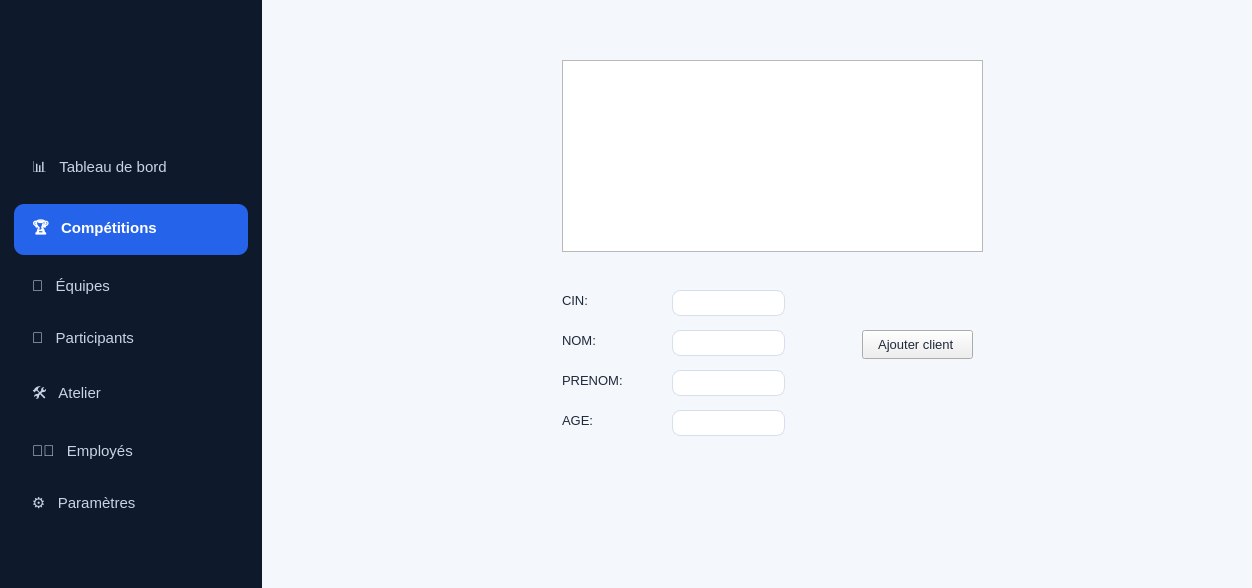
      <widget class="QWidget" name="pageParticipants">
       <property name="styleSheet">
        <string notr="true">/* HackTime - feuille de style de l'application.
   Chargee au demarrage dans main.cpp (voir ressources.qrc). */

* { font-family: 'Segoe UI', 'Inter', 'Arial'; font-size: 13px; color: #1E293B; }
#pageCompetitions, #pageParticipants { background: #F3F6FC; }

/* ---- menu de gauche */
#sidebarPart { background: #0E1A2B; }
#sidebarPart QLabel { color: white; }
#sidebarPart QPushButton { text-align: left; padding: 12px 18px; border: none; border-radius: 10px;
    color: #C9D3E3; font-size: 15px; background: transparent; }
#sidebarPart QPushButton:hover { background: rgba(255, 255, 255, 0.07); color: #FFFFFF; }
#sidebarPart QPushButton:checked { background: #2563EB; color: #FFFFFF; font-weight: 700; }

/* ---- barre du haut */
#topbarComp { background: white; }
#topSearchComp { background: #EAF1FC; border: 1px solid #D5E1F5; border-radius: 8px; padding: 9px 12px; }
#bellComp { font-size: 20px; }

/* ---- cartes (propriete dynamique card / role / kind) */
QFrame[card="true"] { background: white; border-radius: 12px; border: 1px solid #E8EEF8; }
QLabel[role="cardTitle"] { font-size: 16px; font-weight: 700; }
QLabel[role="kpiTitle"] { color: #475569; }
QLabel[role="kpiValue"] { font-size: 24px; font-weight: 800; }
QLabel[role="kpiIcon"] { border-radius: 10px; font-size: 22px; }
QLabel[role="filterLabel"] { font-size: 11px; color: #475569; }
#headerIconComp { background: #1665E8; border-radius: 14px; font-size: 34px; }
#lblTitleComp { font-size: 26px; font-weight: 800; }
#lblSubComp { color: #4B5D7A; font-size: 14px; }
#kpiIcon1Comp { background: #3B82F6; }
#kpiIcon2Comp { background: #22A66B; }
#kpiIcon3Comp { background: #7C5CE6; }
#kpiIcon4Comp { background: #F59E0B; }
#footerComp { color: #64748B; }
#detailHeadComp { background: #F3F7FD; border-radius: 10px; border: 1px solid #E1EAF7; }
#dIcoComp { font-size: 28px; }
#dNomComp { font-weight: 700; }
#dIdComp { color: #64748B; }
#aErrComp { color: #DC2626; font-size: 12px; }
#dotCoursComp { color: #2E9E5B; }
#dotPlanifiee { color: #2563EB; }
#dotTerminee { color: #94A3B8; }

/* ---- boutons */
QPushButton[kind="primary"] { background: #1665E8; color: white; border: none; border-radius: 8px;
    padding: 11px 18px; font-weight: 600; font-size: 14px; }
QPushButton[kind="primary"]:hover { background: #0F52C4; }
QPushButton[kind="outline"] { background: white; color: #1665E8; border: 1px solid #1665E8;
    border-radius: 8px; padding: 11px 18px; font-weight: 600; font-size: 14px; }
QPushButton[kind="outline"]:hover { background: #EEF4FF; }
QPushButton#act { border: none; background: transparent; font-size: 16px; padding: 4px; }
QPushButton#act:hover { background: #EEF4FF; border-radius: 6px; }
QPushButton#page { background: #EEF3FB; border: none; border-radius: 6px; padding: 8px 12px; }
QPushButton#pageOn { background: #1665E8; color: white; border: none; border-radius: 6px; padding: 8px 14px; }

/* ---- champs et tableau */
QLineEdit, QComboBox, QDateEdit, QSpinBox { background: white; border: 1px solid #D5DFEE;
    border-radius: 8px; padding: 7px 10px; }
QComboBox QAbstractItemView { background: white; selection-background-color: #DCE9FF;
    selection-color: #1E293B; color: #1E293B; }
QTableWidget { background: white; border: none; gridline-color: #EEF2F8;
    selection-background-color: #EAF2FF; selection-color: #1E293B; }
QTableWidget::item { border-bottom: 1px solid #EEF2F8; padding-left: 6px; }
QHeaderView::section { background: #F6F8FC; border: none; padding: 10px 6px;
    font-weight: 700; font-size: 12px; }

/* ---- colonne droite defilante */
#rightScrollComp, #rightColComp { background: transparent; border: none; }
#rightScrollComp QScrollBar:vertical { background: #E6ECF6; width: 10px; margin: 0; border-radius: 5px; }
#rightScrollComp QScrollBar::handle:vertical { background: #8FA6CF; border-radius: 5px; min-height: 40px; }
#rightScrollComp QScrollBar::handle:vertical:hover { background: #1665E8; }
#rightScrollComp QScrollBar::add-line:vertical, #rightScrollComp QScrollBar::sub-line:vertical { height: 0; }
#rightScrollComp QScrollBar::add-page:vertical, #rightScrollComp QScrollBar::sub-page:vertical { background: transparent; }

/* ---- fenetres secondaires (modifier, messages, calendrier) */
QDialog { background: white; }
QDialog QPushButton { background: #1665E8; color: white; border: none; border-radius: 6px;
    padding: 7px 18px; font-weight: 600; }
QDialog QPushButton:hover { background: #0F52C4; }
QCalendarWidget QWidget { background: white; alternate-background-color: #F6F8FC; }
QCalendarWidget QAbstractItemView { selection-background-color: #1665E8; selection-color: white; }
QCalendarWidget QToolButton { background: transparent; border: none; padding: 4px 8px; }
QMenu { background: white; border: 1px solid #D5DFEE; border-radius: 8px; padding: 6px; }
QMenu::item { padding: 9px 20px; border-radius: 6px; }
QMenu::item:selected { background: #DCE9FF; }
QMenu::item:disabled { color: #94A3B8; }

/* ---- page de connexion (PLoginCompet) : thème sombre, néons bleus, accents orange */
#cardLoginCompet { border-image: url(:/images/login_card.png) 0 0 0 0 stretch stretch; }
#cardLoginCompet QLabel { color: #FFFFFF; background: transparent; }
#lblLoginCompet, #lblPWDCompet { font-size: 16px; }
#lblErrLoginCompet { color: #FF8A8A; font-size: 13px; }
#EditLoginCompet, #EditPWDCompet { background: rgba(37, 78, 160, 0.55); color: #FFFFFF;
    border: 1px solid #2E66C9; border-radius: 10px; padding: 8px 14px; font-size: 15px;
    selection-background-color: #FF7A1A; selection-color: #FFFFFF; }
#EditLoginCompet:hover, #EditPWDCompet:hover { border: 2px solid #FF8C2E; }
#EditLoginCompet:focus, #EditPWDCompet:focus { border: 2px solid #FF7A1A; background: rgba(37, 78, 160, 0.75); }
#BForgotCompet { border: none; background: transparent; color: #FF8C2E; font-size: 15px;
    font-weight: 600; padding: 2px 6px; }
#BForgotCompet:hover { color: #FFA45C; text-decoration: underline; }
#BLoginCompet { background: #FF6B00; color: #FFFFFF; border: none; border-radius: 12px;
    font-size: 17px; font-weight: 600; padding: 0; }
#BLoginCompet:hover { background: #FF8124; }
#BLoginCompet:pressed { background: #E05E00; }

/* ---- statistiques par thème */
QProgressBar#themeBar { background: #EEF3FB; border: none; border-radius: 4px; }
QProgressBar#themeBar::chunk { background: #1665E8; border-radius: 4px; }
#topbarComp #adminComp { padding: 6px 10px; border-radius: 8px; }
#topbarComp #adminComp:hover { background: #EEF4FF; }

#contenuParticipants { background:#F4F7FC; }</string>
       </property>
       <layout class="QHBoxLayout" name="layoutPageParticipants">
        <property name="spacing">
         <number>0</number>
        </property>
        <property name="leftMargin">
         <number>0</number>
        </property>
        <property name="topMargin">
         <number>0</number>
        </property>
        <property name="rightMargin">
         <number>0</number>
        </property>
        <property name="bottomMargin">
         <number>0</number>
        </property>
        <item>
         <widget class="QFrame" name="sidebarPart">
          <property name="minimumSize">
           <size>
            <width>262</width>
            <height>0</height>
           </size>
          </property>
          <property name="maximumSize">
           <size>
            <width>262</width>
            <height>16777215</height>
           </size>
          </property>
          <layout class="QVBoxLayout" name="sidebarLayoutPart">
           <property name="spacing">
            <number>10</number>
           </property>
           <property name="leftMargin">
            <number>14</number>
           </property>
           <property name="topMargin">
            <number>26</number>
           </property>
           <property name="rightMargin">
            <number>14</number>
           </property>
           <property name="bottomMargin">
            <number>24</number>
           </property>
           <item>
            <widget class="QLabel" name="logoPart">
             <property name="minimumSize">
              <size>
               <width>222</width>
               <height>63</height>
              </size>
             </property>
             <property name="maximumSize">
              <size>
               <width>222</width>
               <height>63</height>
              </size>
             </property>
             <property name="text">
              <string />
             </property>
             <property name="pixmap">
              <pixmap resource="ressources.qrc">:/images/logo_hacktime_clair.png</pixmap>
             </property>
             <property name="scaledContents">
              <bool>true</bool>
             </property>
            </widget>
           </item>
           <item>
            <spacer name="sidebarGapPart">
             <property name="orientation">
              <enum>Qt::Vertical</enum>
             </property>
             <property name="sizeType">
              <enum>QSizePolicy::Fixed</enum>
             </property>
             <property name="sizeHint" stdset="0">
              <size>
               <width>20</width>
               <height>44</height>
              </size>
             </property>
            </spacer>
           </item>
           <item>
            <widget class="QPushButton" name="btnDashboardPart">
             <property name="cursor">
              <cursorShape>PointingHandCursor</cursorShape>
             </property>
             <property name="text">
              <string>📊   Tableau de bord</string>
             </property>
             <property name="checkable">
              <bool>true</bool>
             </property>
             <property name="autoExclusive">
              <bool>true</bool>
             </property>
            </widget>
           </item>
           <item>
            <widget class="QPushButton" name="btnCompetitionsPart">
             <property name="cursor">
              <cursorShape>PointingHandCursor</cursorShape>
             </property>
             <property name="text">
              <string>🏆   Compétitions</string>
             </property>
             <property name="checkable">
              <bool>true</bool>
             </property>
             <property name="checked">
              <bool>true</bool>
             </property>
             <property name="autoExclusive">
              <bool>true</bool>
             </property>
            </widget>
           </item>
           <item>
            <widget class="QPushButton" name="btnEquipesPart">
             <property name="cursor">
              <cursorShape>PointingHandCursor</cursorShape>
             </property>
             <property name="text">
              <string>👥   Équipes</string>
             </property>
             <property name="checkable">
              <bool>true</bool>
             </property>
             <property name="autoExclusive">
              <bool>true</bool>
             </property>
            </widget>
           </item>
           <item>
            <widget class="QPushButton" name="btnParticipantsPart">
             <property name="cursor">
              <cursorShape>PointingHandCursor</cursorShape>
             </property>
             <property name="text">
              <string>👤   Participants</string>
             </property>
             <property name="checkable">
              <bool>true</bool>
             </property>
             <property name="autoExclusive">
              <bool>true</bool>
             </property>
            </widget>
           </item>
           <item>
            <widget class="QPushButton" name="btnAtelierPart">
             <property name="cursor">
              <cursorShape>PointingHandCursor</cursorShape>
             </property>
             <property name="text">
              <string>🛠️   Atelier</string>
             </property>
             <property name="checkable">
              <bool>true</bool>
             </property>
             <property name="autoExclusive">
              <bool>true</bool>
             </property>
            </widget>
           </item>
           <item>
            <widget class="QPushButton" name="btnEmployesPart">
             <property name="cursor">
              <cursorShape>PointingHandCursor</cursorShape>
             </property>
             <property name="text">
              <string>🧑‍💼   Employés</string>
             </property>
             <property name="checkable">
              <bool>true</bool>
             </property>
             <property name="autoExclusive">
              <bool>true</bool>
             </property>
            </widget>
           </item>
           <item>
            <widget class="QPushButton" name="btnParametresPart">
             <property name="cursor">
              <cursorShape>PointingHandCursor</cursorShape>
             </property>
             <property name="text">
              <string>⚙️   Paramètres</string>
             </property>
             <property name="checkable">
              <bool>true</bool>
             </property>
             <property name="autoExclusive">
              <bool>true</bool>
             </property>
            </widget>
           </item>
           <item>
            <spacer name="sidebarSpacerPart">
             <property name="orientation">
              <enum>Qt::Vertical</enum>
             </property>
             <property name="sizeHint" stdset="0">
              <size>
               <width>20</width>
               <height>40</height>
              </size>
             </property>
            </spacer>
           </item>
          </layout>
         </widget>
        </item>
        <item>
         <widget class="QWidget" name="contenuParticipants">
          <property name="minimumSize">
           <size>
            <width>990</width>
            <height>560</height>
           </size>
          </property>
          <widget class="QPushButton" name="pushButtonPart">
           <property name="geometry">
            <rect>
             <x>600</x>
             <y>330</y>
             <width>111</width>
             <height>29</height>
            </rect>
           </property>
           <property name="text">
            <string>Ajouter client </string>
           </property>
          </widget>
          <widget class="QLineEdit" name="lineEditPart">
           <property name="geometry">
            <rect>
             <x>410</x>
             <y>290</y>
             <width>113</width>
             <height>26</height>
            </rect>
           </property>
          </widget>
          <widget class="QLineEdit" name="lineEdit_2Part">
           <property name="geometry">
            <rect>
             <x>410</x>
             <y>330</y>
             <width>113</width>
             <height>26</height>
            </rect>
           </property>
          </widget>
          <widget class="QLineEdit" name="lineEdit_3Part">
           <property name="geometry">
            <rect>
             <x>410</x>
             <y>370</y>
             <width>113</width>
             <height>26</height>
            </rect>
           </property>
          </widget>
          <widget class="QLineEdit" name="lineEdit_4Part">
           <property name="geometry">
            <rect>
             <x>410</x>
             <y>410</y>
             <width>113</width>
             <height>26</height>
            </rect>
           </property>
          </widget>
          <widget class="QTableView" name="tableViewPart">
           <property name="geometry">
            <rect>
             <x>300</x>
             <y>60</y>
             <width>421</width>
             <height>192</height>
            </rect>
           </property>
          </widget>
          <widget class="QLabel" name="labelPart">
           <property name="geometry">
            <rect>
             <x>300</x>
             <y>290</y>
             <width>63</width>
             <height>20</height>
            </rect>
           </property>
           <property name="text">
            <string>CIN:</string>
           </property>
          </widget>
          <widget class="QLabel" name="label_2Part">
           <property name="geometry">
            <rect>
             <x>300</x>
             <y>330</y>
             <width>63</width>
             <height>20</height>
            </rect>
           </property>
           <property name="text">
            <string>NOM:</string>
           </property>
          </widget>
          <widget class="QLabel" name="label_3Part">
           <property name="geometry">
            <rect>
             <x>300</x>
             <y>370</y>
             <width>63</width>
             <height>20</height>
            </rect>
           </property>
           <property name="text">
            <string>PRENOM:</string>
           </property>
          </widget>
          <widget class="QLabel" name="label_4Part">
           <property name="geometry">
            <rect>
             <x>300</x>
             <y>410</y>
             <width>63</width>
             <height>20</height>
            </rect>
           </property>
           <property name="text">
            <string>AGE:</string>
           </property>
          </widget>
         </widget>
        </item>
       </layout>
      </widget>
